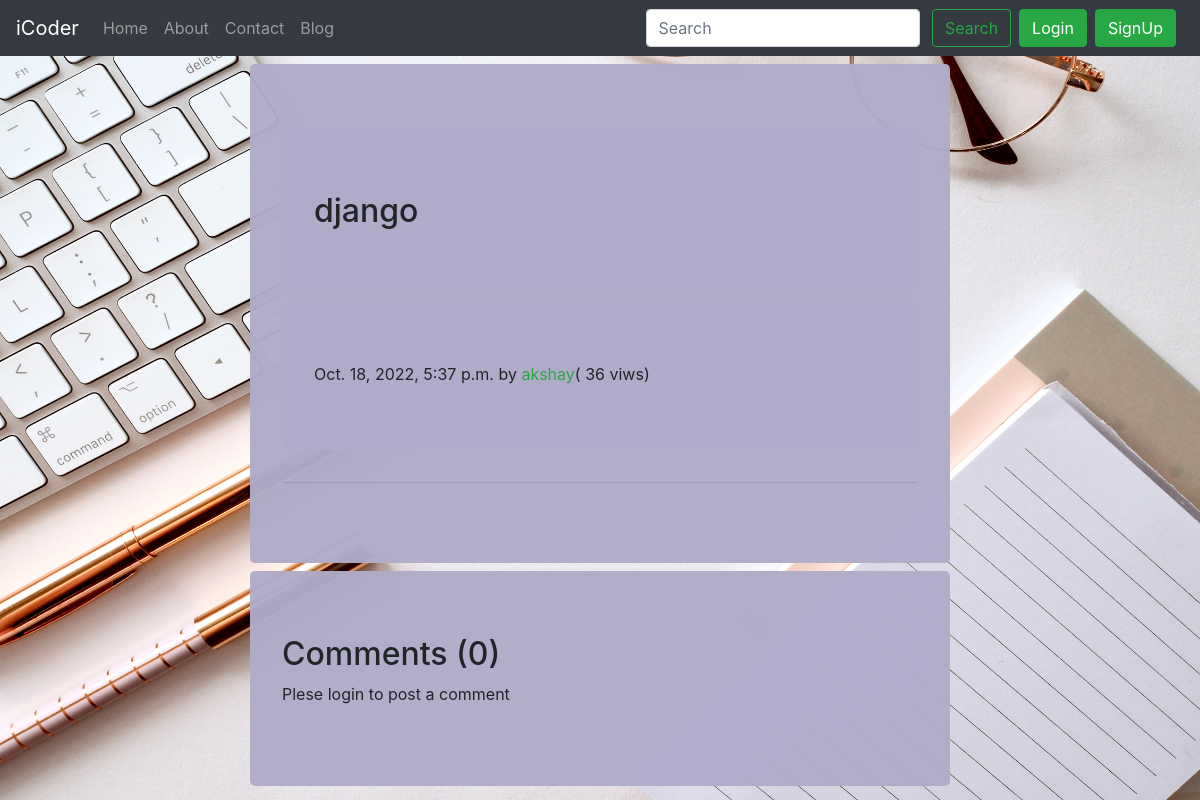
/blog/krish, run on the app's committed database.
### blog/models.py (models this page shows, shortened)
class Post(models.Model):
    sno = models.AutoField(primary_key=True)
    title = models.CharField(max_length=255)
    content = RichTextField(blank=True,null=True)
    author = models.CharField(max_length=100)
    slug = models.CharField(max_length=50)
    views = models.IntegerField(default=0)
    timeStamp = models.DateTimeField(default=now)

### blog/views.py (the view)
# urls.py: path('<str:slug>',views.blogPost, name='blogPost'),
def blogPost(request,slug):
    post = Post.objects.filter(slug=slug).first()
    post.views = post.views + 1
    post.save()
    comments = BlogComment.objects.filter(post=post, parent=None)
    replies = BlogComment.objects.filter(post=post).exclude(parent=None)
    replyDict = {}
    for reply in replies:
        if reply.parent.sno not in replyDict.keys():
            replyDict[reply.parent.sno]=[reply]
        else:
            replyDict[reply.parent.sno].append(reply)
    context = {'post':post,'comments':comments ,'user':request.user,'replyDict':replyDict}
    return render(request,'blog/blogPost.html',context)

### templates/blog/blogPost.html (shortened to what this page needs)
{% extends 'base.html' %}
{% block body %}
{% load humanize %}
{% load extras %}
<div class="jumbotron container my-2 col-md-7"style="background-color:#b0acc9f7" >
  <h2 class="jumbotron blog-post-title mb-1"style="background-color:#b0acc9f7" >{{post.title}}</h2>
  <p class="jumbotron blog-post-meta "style="background-color:#b0acc9f7" >{{post.timeStamp}} by <a class="text-success" href="/about">{{post.author}}</a>(<span> {{post.views}} viws</span>)</p>
  <hr>
</div>
<div class="jumbotron container my-0 col-md-7"style="background-color:#b0acc9f7" >
  <h2>Comments ({{comments.count}})</h2>
  <div class="my-2">
    {% if user.is_authenticated %}
    <form action="/blog/postComment" method="post">
      {% csrf_token %}
      <div class="jumbotron form-group"style="background-color:#b0acc9f7" >
          <label for="exampleInputEmail1">Post Comment </label>
          <input type="text" class="form-control" name="comment" placeholder="Enter comment here">
      </div>
      <input type="hidden" name="postSno" value="{{post.sno}}">
      <input type="hidden" name="parentSno" value="">
      <button type="submit" class="btn btn-success">Submit</button>
  </form>
    {% else %}
    <p>Plese login to post a comment</p>
    {% endif %}
  </div>
</div>
{% endblock body %}

### templates/base.html (style rules this page uses)
body { background-image: url("/static/img/blog3.jpg"); background-repeat: no-repeat; background-attachment: fixed; background-size: 100% 100%; }

### data on the page
Post: title "django", timeStamp "Oct. 18, 2022, 5:37 p.m.", author "akshay", views "36"

### other printed values
{{ comments.count }} "0"
